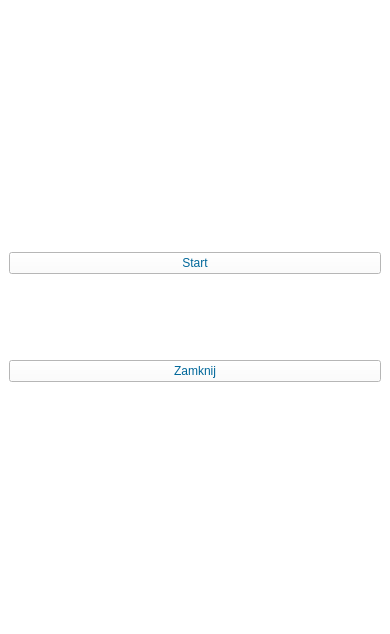
<?xml version="1.0" encoding="UTF-8"?>
<ui version="4.0">
 <class>FirstWindow</class>
 <widget class="QMainWindow" name="FirstWindow">
  <property name="geometry">
   <rect>
    <x>0</x>
    <y>0</y>
    <width>390</width>
    <height>634</height>
   </rect>
  </property>
  <property name="windowTitle">
   <string>FirstWindow</string>
  </property>
  <property name="styleSheet">
   <string notr="true">color: rgb(0, 103, 154);
font: 25 &quot;Noto Sans Light&quot;;
background-color: rgb(255, 255, 255);</string>
  </property>
  <widget class="QWidget" name="centralwidget">
   <layout class="QGridLayout" name="gridLayout">
    <item row="4" column="0">
     <spacer name="verticalSpacer_3">
      <property name="orientation">
       <enum>Qt::Vertical</enum>
      </property>
      <property name="sizeHint" stdset="0">
       <size>
        <width>20</width>
        <height>40</height>
       </size>
      </property>
     </spacer>
    </item>
    <item row="1" column="0">
     <spacer name="verticalSpacer_4">
      <property name="orientation">
       <enum>Qt::Vertical</enum>
      </property>
      <property name="sizeHint" stdset="0">
       <size>
        <width>20</width>
        <height>40</height>
       </size>
      </property>
     </spacer>
    </item>
    <item row="6" column="0">
     <spacer name="verticalSpacer_2">
      <property name="orientation">
       <enum>Qt::Vertical</enum>
      </property>
      <property name="sizeHint" stdset="0">
       <size>
        <width>20</width>
        <height>40</height>
       </size>
      </property>
     </spacer>
    </item>
    <item row="7" column="0">
     <spacer name="verticalSpacer_5">
      <property name="orientation">
       <enum>Qt::Vertical</enum>
      </property>
      <property name="sizeHint" stdset="0">
       <size>
        <width>20</width>
        <height>40</height>
       </size>
      </property>
     </spacer>
    </item>
    <item row="3" column="0">
     <widget class="QPushButton" name="pushButtonStart">
      <property name="text">
       <string>Start</string>
      </property>
     </widget>
    </item>
    <item row="0" column="0">
     <spacer name="verticalSpacer">
      <property name="orientation">
       <enum>Qt::Vertical</enum>
      </property>
      <property name="sizeHint" stdset="0">
       <size>
        <width>20</width>
        <height>40</height>
       </size>
      </property>
     </spacer>
    </item>
    <item row="2" column="0">
     <spacer name="verticalSpacer_6">
      <property name="orientation">
       <enum>Qt::Vertical</enum>
      </property>
      <property name="sizeHint" stdset="0">
       <size>
        <width>20</width>
        <height>40</height>
       </size>
      </property>
     </spacer>
    </item>
    <item row="5" column="0">
     <widget class="QPushButton" name="pushButtonClose">
      <property name="text">
       <string>Zamknij</string>
      </property>
     </widget>
    </item>
    <item row="8" column="0">
     <spacer name="verticalSpacer_7">
      <property name="orientation">
       <enum>Qt::Vertical</enum>
      </property>
      <property name="sizeHint" stdset="0">
       <size>
        <width>20</width>
        <height>40</height>
       </size>
      </property>
     </spacer>
    </item>
   </layout>
  </widget>
 </widget>
 <resources/>
 <connections>
  <connection>
   <sender>pushButtonClose</sender>
   <signal>clicked()</signal>
   <receiver>FirstWindow</receiver>
   <slot>close()</slot>
   <hints>
    <hint type="sourcelabel">
     <x>235</x>
     <y>397</y>
    </hint>
    <hint type="destinationlabel">
     <x>237</x>
     <y>463</y>
    </hint>
   </hints>
  </connection>
 </connections>
</ui>
